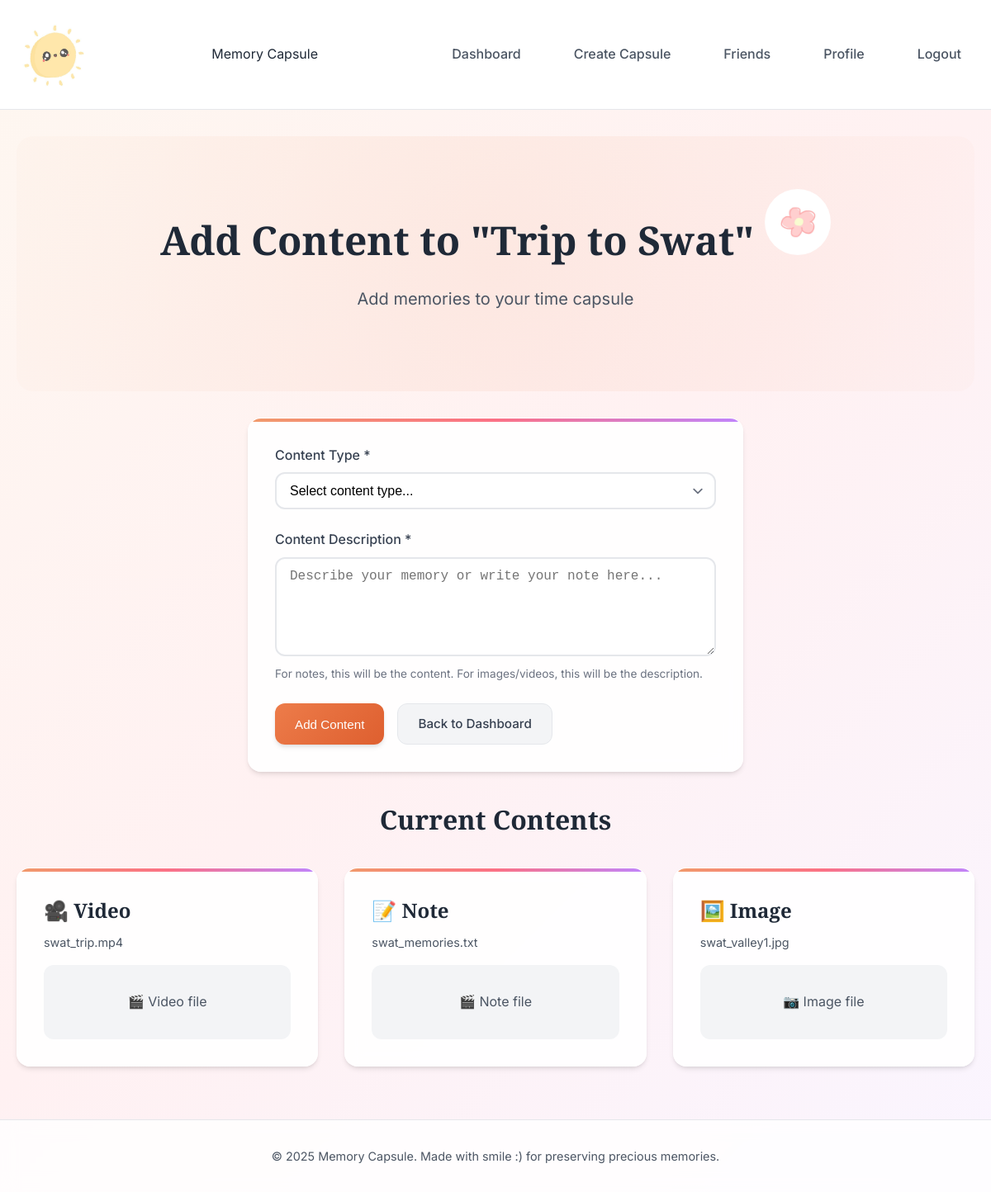
The app's page /add-content.php?capsule_id=1 (signed in) with its own data.
### tables this page shows
CREATE TABLE `capsules` (
  `capsule_id` int(11) NOT NULL,
  `user_id` int(11) NOT NULL,
  `title` varchar(100) DEFAULT NULL,
  `open_date` date DEFAULT NULL,
  `is_locked` tinyint(1) DEFAULT 1
);

CREATE TABLE `capsule_contents` (
  `content_id` int(11) NOT NULL,
  `capsule_id` int(11) NOT NULL,
  `content_type` enum('video','image','note') DEFAULT NULL,
  `content_path` text DEFAULT NULL
);

### includes/functions.php (called while the page is built, shortened)
<?php
function getCapsuleContents($pdo, $capsule_id) {
    $stmt = $pdo->prepare("SELECT * FROM capsule_contents WHERE capsule_id = ?");
    $stmt->execute([$capsule_id]);
    return $stmt->fetchAll();
}
?>

### add-content.php (the view, shortened to what this page needs)
<?php
require_once 'config/database.php';
require_once 'includes/functions.php';
$capsule_id = $_GET['capsule_id'] ?? 0;
$stmt = $pdo->prepare("SELECT * FROM capsules WHERE capsule_id = ? AND user_id = ?");
$stmt->execute([$capsule_id, $_SESSION['user_id']]);
$capsule = $stmt->fetch();
$contents = getCapsuleContents($pdo, $capsule_id);
?>
<!DOCTYPE html>
<html lang="en">
<head>
    <link rel="stylesheet" href="assets/css/style.css">
</head>
<body>
    <?php include 'includes/header.php'; ?>
    <main class="container">
        <div class="hero">
            <h1 class="hero-title">Add Content to "<?php echo htmlspecialchars($capsule['title']); ?>"  <img src="public/images/flower.jpg
                " width="80" height="80" style="border-radius: 50%;"></h1>
            <p class="hero-subtitle">Add memories to your time capsule</p>
        </div>
        <div class="card" style="max-width: 600px; margin: 0 auto;">
            <form method="POST" action="">
                <div class="form-group">
                    <label for="content_type" class="form-label">Content Type *</label>
                    <select id="content_type" name="content_type" class="form-input form-select" required>
                        <option value="">Select content type...</option>
                    </select>
                </div>
                <div class="form-group">
                    <label for="content_description" class="form-label">Content Description *</label>
                    <textarea id="content_description" name="content_description" class="form-input form-textarea" required
                              placeholder="Describe your memory or write your note here..."><?php echo htmlspecialchars($_POST['content_description'] ?? ''); ?></textarea>
                    <small style="color: var(--gray-500); font-size: 0.85rem;">
                        For notes, this will be the content. For images/videos, this will be the description.
                    </small>
                </div>
                <div class="flex gap-4">
                    <button type="submit" class="btn btn-primary">Add Content</button>
                    <a href="index.php" class="btn btn-secondary">Back to Dashboard</a>
                </div>
            </form>
        </div>
        <?php if (!empty($contents)): ?>
            <section class="mt-8">
                <h2 class="text-center" style="font-family: 'Playfair Display', serif; font-size: 2rem; color: var(--gray-800); margin-bottom: 2rem;">
                    Current Contents
                </h2>
                <div class="card-grid">
                    <?php foreach ($contents as $content): ?>
                        <div class="card">
                            <h3 class="capsule-title">
                                <?php
                                switch($content['content_type']) {
                                    case 'image': echo '🖼️ Image'; break;
                                    case 'video': echo '🎥 Video'; break;
                                    case 'note': echo '📝 Note'; break;
                                }
                                ?>
                            </h3>
                            <p class="capsule-date"><?php echo htmlspecialchars(basename($content['content_path'])); ?></p>
                            <?php if ($content['content_type'] === 'note' && file_exists($content['content_path'])): ?>
                                <div style="background: var(--primary-50); border-radius: var(--border-radius); padding: 1.5rem; margin-top: 1rem;">
                                    <p style="color: var(--gray-700); font-style: italic;">
                                        "<?php echo htmlspecialchars(substr(file_get_contents($content['content_path']), 0, 100)); ?>..."
                                    </p>
                                </div>
                            <?php else: ?>
                                <div style="background: var(--gray-100); border-radius: var(--border-radius); padding: 2rem; text-align: center; margin-top: 1rem;">
                                    <p style="color: var(--gray-600);">
                                        <?php echo $content['content_type'] === 'image' ? '📷' : '🎬'; ?>
                                        <?php echo ucfirst($content['content_type']); ?> file
                                    </p>
                                </div>
                            <?php endif; ?>
                        </div>
                    <?php endforeach; ?>
                </div>
            </section>
        <?php endif; ?>
    </main>
    <?php include 'includes/footer.php'; ?>
</body>
</html>

### assets/css/style.css (style rules this page uses)
:root { --primary-50: #fef7f0; --primary-100: #fdeee0; --primary-200: #fad9c1; --primary-300: #f6be97; --primary-400: #f19a6b; --primary-500: #ed7c4a; --primary-600: #de5f2f; --primary-700: #b84925; --primary-800: #933a24; --primary-900: #773021; --rose-50: #fff1f2; --rose-100: #ffe4e6; --rose-200: #fecdd3; --rose-300: #fda4af; --rose-400: #fb7185; --rose-500: #f43f5e; --rose-600: #e11d48; --purple-50: #faf5ff; --purple-100: #f3e8ff; --purple-200: #e9d5ff; --purple-300: #d8b4fe; --purple-400: #c084fc; --purple-500: #a855f7; --blue-50: #eff6ff; --blue-100: #dbeafe; --blue-200: #bfdbfe; --blue-300: #93c5fd; --blue-400: #60a5fa; --blue-500: #3b82f6; --gray-50: #f9fafb; --gray-100: #f3f4f6; --gray-200: #e5e7eb; --gray-300: #d1d5db; --gray-400: #9ca3af; --gray-500: #6b7280; --gray-600: #4b5563; --gray-700: #374151; --gray-800: #1f2937; --gray-900: #111827; --shadow-soft: 0 4px 6px -1px rgba(0, 0, 0, 0.1), 0 2px 4px -1px rgba(0, 0, 0, 0.06); --shadow-medium: 0 10px 15px -3px rgba(0, 0, 0, 0.1), 0 4px 6px -2px rgba(0, 0, 0, 0.05); --shadow-large: 0 20px 25px -5px rgba(0, 0, 0, 0.1), 0 10px 10px -5px rgba(0, 0, 0, 0.04); --border-radius: 12px; --border-radius-lg: 16px; --border-radius-xl: 20px; }
* { margin: 0; padding: 0; box-sizing: border-box; }
body { font-family: 'Inter', sans-serif; background: linear-gradient(135deg, var(--primary-50) 0%, var(--rose-50) 50%, var(--purple-50) 100%); min-height: 100vh; color: var(--gray-800); line-height: 1.6; }
.container { max-width: 1200px; margin: 0 auto; padding: 0 20px; }
.btn { display: inline-flex; align-items: center; gap: 0.5rem; padding: 0.75rem 1.5rem; border: none; border-radius: var(--border-radius); font-weight: 500; text-decoration: none; cursor: pointer; transition: all 0.3s ease; font-size: 0.95rem; text-align: center; position: relative; overflow: hidden; }
.btn::before { content: ''; position: absolute; top: 0; left: -100%; width: 100%; height: 100%; background: linear-gradient(90deg, transparent, rgba(255,255,255,0.2), transparent); transition: left 0.5s; }
.btn-primary { background: linear-gradient(135deg, var(--primary-500), var(--primary-600)); color: white; box-shadow: var(--shadow-soft); }
.btn-secondary { background: var(--gray-100); color: var(--gray-700); border: 1px solid var(--gray-200); }
.card { background: rgba(255, 255, 255, 0.9); backdrop-filter: blur(10px); border-radius: var(--border-radius-lg); padding: 2rem; box-shadow: var(--shadow-soft); border: 1px solid rgba(255, 255, 255, 0.2); transition: all 0.3s ease; position: relative; overflow: hidden; }
.card::before { content: ''; position: absolute; top: 0; left: 0; right: 0; height: 4px; background: linear-gradient(90deg, var(--primary-400), var(--rose-400), var(--purple-400)); }
.card-grid { display: grid; grid-template-columns: repeat(auto-fill, minmax(320px, 1fr)); gap: 2rem; margin-top: 2rem; }
.capsule-title { font-family: 'Playfair Display', serif; font-size: 1.5rem; font-weight: 600; color: var(--gray-800); margin-bottom: 0.5rem; }
.capsule-date { color: var(--gray-600); font-size: 0.9rem; margin-bottom: 1rem; }
.form-group { margin-bottom: 1.5rem; }
.form-label { display: block; margin-bottom: 0.5rem; font-weight: 500; color: var(--gray-700); }
.form-input { width: 100%; padding: 0.75rem 1rem; border: 2px solid var(--gray-200); border-radius: var(--border-radius); font-size: 1rem; transition: all 0.3s ease; background: rgba(255, 255, 255, 0.8); }
.form-textarea { resize: vertical; min-height: 120px; }
.form-select { appearance: none; background-position: right 0.5rem center; background-repeat: no-repeat; background-size: 1.5em 1.5em; padding-right: 2.5rem; }
.hero { text-align: center; padding: 4rem 0; background: linear-gradient(135deg, rgba(255,255,255,0.1), rgba(255,255,255,0.05)); border-radius: var(--border-radius-xl); margin: 2rem 0; position: relative; overflow: hidden; }
.hero::before { content: ''; position: absolute; top: -50%; left: -50%; width: 200%; height: 200%; background: radial-gradient(circle, rgba(237,124,74,0.1) 0%, transparent 70%); animation: float 6s ease-in-out infinite; }
.hero-title { font-family: 'Playfair Display', serif; font-size: 3rem; font-weight: 700; color: var(--gray-800); margin-bottom: 1rem; position: relative; z-index: 10; }
.hero-subtitle { font-size: 1.25rem; color: var(--gray-600); margin-bottom: 2rem; position: relative; z-index: 10; }
.text-center { text-align: center; }
.mt-8 { margin-top: 2rem; }
.flex { display: flex; }
.gap-4 { gap: 1rem; }

### records on screen
capsules: title "Trip to Swat"
capsule_contents: shows "🎥 Video", content_path "swat_trip.mp4", content_type "Video"
capsule_contents: shows "📝 Note", content_path "swat_memories.txt", content_type "Note"
capsule_contents: shows "🖼️ Image", content_path "swat_valley1.jpg", content_type "Image"
